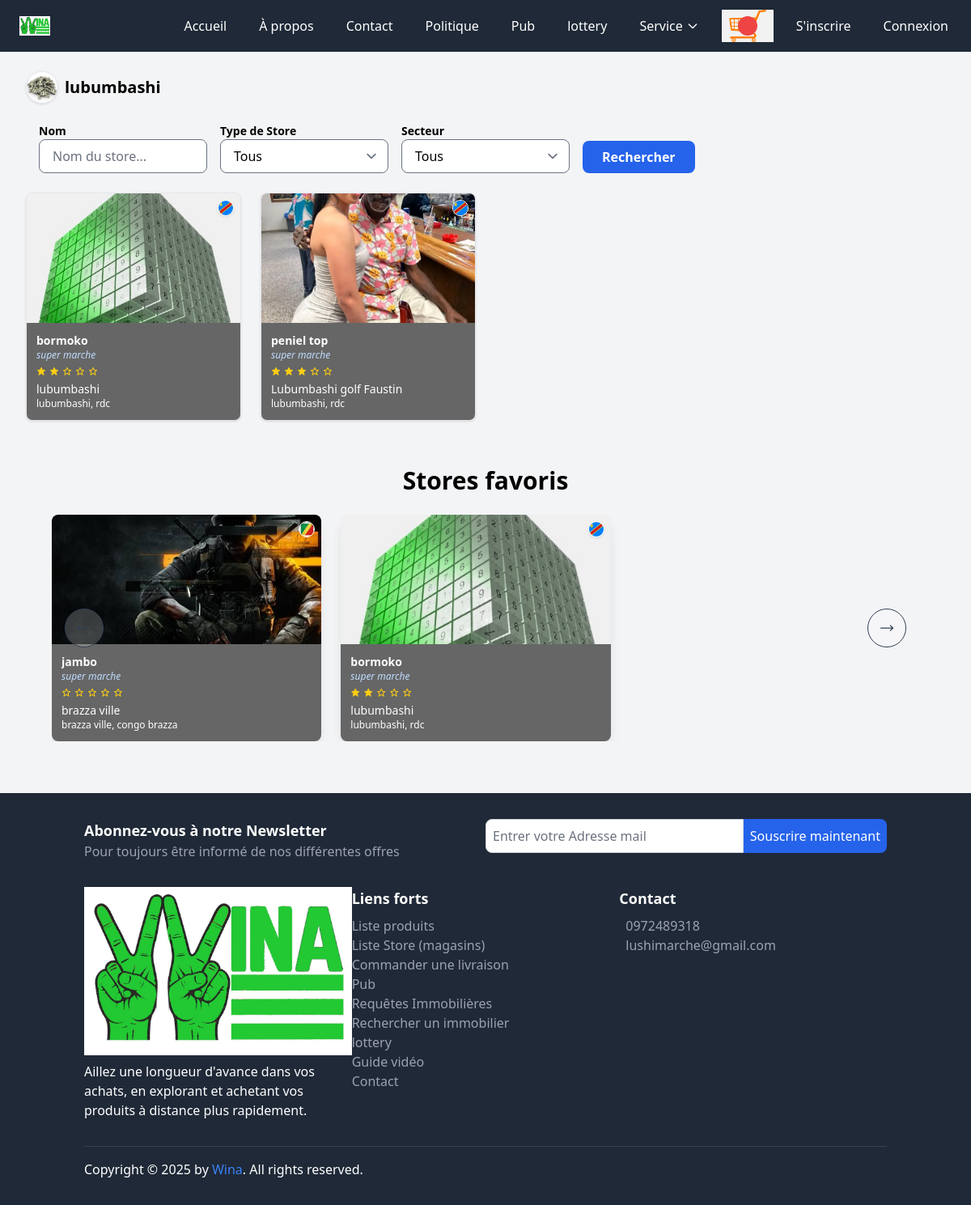
The page /stores/by-city/1/ on the database its author committed.
### core/models.py (models this page shows, shortened)
class City(models.Model):
    name = models.CharField(max_length=100)
    image = models.ImageField(upload_to='cities/')
    country = models.ForeignKey(Country, on_delete=models.CASCADE, related_name='cities')

class Store(models.Model):
    owner = models.ForeignKey(
        settings.AUTH_USER_MODEL,
        on_delete=models.CASCADE,
        related_name="stores"
    )
    name = models.CharField(max_length=255)
    slug = models.SlugField(blank=True, null=True, unique=True)
    description = models.TextField()
    adresse = models.TextField()
    thumbnail = models.ImageField(
        upload_to="img",
        null=True,
        blank=True,
        verbose_name="Image du Store"
    )
    created_at = models.DateTimeField(auto_now_add=True)
    updated_at = models.DateTimeField(auto_now=True)
    typestore = models.ForeignKey(
        Typestore,
        on_delete=models.SET_NULL,
        null=True,
        blank=True
    )
    typebusiness = models.ForeignKey(
        'TypeBusiness',
        on_delete=models.SET_NULL,
        null=True,
        blank=True,
        related_name='stores'
    )
    country = models.ForeignKey(
        Country,
        on_delete=models.SET_NULL,
        null=True,
        blank=True,
        related_name="stores"
    )
    city = models.ForeignKey(
        City,
        on_delete=models.SET_NULL,
        null=True,
        blank=True,
        related_name="stores"
    )
    apply_commission = models.BooleanField(default=True)
    favoritestore = models.BooleanField(default=False)
    is_active = models.BooleanField(default=False)
    latitude = models.DecimalField(max_digits=9, decimal_places=6, null=True, blank=True)
    longitude = models.DecimalField(max_digits=9, decimal_places=6, null=True, blank=True)
    from django.utils.text import slugify
    @property
    def average_rating(self):
        from django.db.models import Avg
        average = self.testimonials.aggregate(avg=Avg('rating'))['avg'] or 0
        return round(average / 2, 1)  # Note sur 5 étoiles

class Country(models.Model):
    name = models.CharField(max_length=100, unique=True)
    flag = models.ImageField(upload_to='flags/')

class Typestore(models.Model):
    nom = models.CharField(max_length=100)
    image = models.ImageField(upload_to="typestore_img/", blank=True, null=True)

class FeaturedStore(models.Model):
    store = models.ForeignKey(Store, on_delete=models.CASCADE, related_name='featured_entries')
    show_in_all = models.BooleanField(default=False, help_text="Afficher pour tous les pays et villes")
    country = models.ForeignKey(Country, on_delete=models.SET_NULL, null=True, blank=True)
    city = models.ForeignKey(City, on_delete=models.SET_NULL, null=True, blank=True)
    start_date = models.DateField(null=True, blank=True)
    end_date = models.DateField(null=True, blank=True)
    created_at = models.DateTimeField(auto_now_add=True)

### base/views.py (the view)
# urls.py: path('stores/by-city/<int:city_id>/', views.stores_by_city_wina, name='stores_by_city_wina'),
def stores_by_city_wina(request, city_id):
    city = get_object_or_404(City, id=city_id)
    typestore_id = request.GET.get("typestore")
    typebusiness_id = request.GET.get("typebusiness")
    name = request.GET.get("name", "").strip()
    user = request.user
    stores = Store.objects.filter(city_id=city.id, is_active=True)
    if typestore_id:
        stores = stores.filter(typestore_id=typestore_id)
    if typebusiness_id:
        stores = stores.filter(typebusiness_id=typebusiness_id)
    if name:
        stores = stores.filter(name__icontains=name)
    paginator = Paginator(stores, 6)
    page_number = request.GET.get("page")
    try:
        stores_page = paginator.page(page_number)
    except PageNotAnInteger:
        stores_page = paginator.page(1)
    except EmptyPage:
        stores_page = paginator.page(paginator.num_pages)
    if user.is_authenticated:
        featured_stores = FeaturedStore.objects.filter(
            Q(show_in_all=True) |
            Q(show_in_all=False, country=user.country) |
            Q(show_in_all=False, city=user.city)
        ).select_related('store', 'store__country', 'store__city').order_by('-created_at')
    else:
        featured_stores = FeaturedStore.objects.filter(
            show_in_all=True
        ).select_related('store', 'store__country', 'store__city').order_by('-created_at')
    context = {
        "city": city,
        "stores": stores_page,
        "selected_typestore": int(typestore_id) if typestore_id else None,
        "selected_typebusiness": int(typebusiness_id) if typebusiness_id else None,
        "search_name": name,
        "typestores": Typestore.objects.all(),
        "typebusinesses": TypeBusiness.objects.all(),
        "featured_stores": featured_stores,
    }
    return render(request, "base/stores_by_city.html", context)

### core/context_processors.py (called while the page is built)
def cart(request):
    if request.user.is_authenticated:
        cart = get_or_create_cart(request.user)
    else:
        cart = None
    return {'cart': cart}

def unread_notifications_count(request):
    if request.user.is_authenticated:
        hidden_ids = UserNotificationHide.objects.filter(user=request.user).values_list('notification_id', flat=True)
        count = Notification.objects.filter(user=request.user, is_read=False).exclude(id__in=hidden_ids).count()
        return {'unread_notifications_count': count}
    return {}

### base/templates/base/stores_by_city.html (shortened to what this page needs)
{% extends 'base.html' %}
{% load static %}
{% block content %}
<div class="max-w-7xl mx-auto px-4 sm:px-6 lg:px-8 py-6">
  <div class="flex items-center space-x-2 mb-6">
    {% if city.image %}
      <img src="{{ city.image.url }}" alt="{{ city.name }}" class="w-10 h-10 rounded-full border shadow">
    {% endif %}
    <h2 class="text-xl font-semibold">{{ city.name }}</h2>
  </div>
  <div class="px-4 mb-6 w-full">
    <form method="get" class="hidden sm:flex items-end gap-4 flex-wrap">
      <div class="flex flex-col">
        <label class="text-sm font-semibold">Nom</label>
        <input type="text" name="name" value="{{ search_name }}" placeholder="Nom du store..." class="px-4 py-2 border rounded-lg w-52">
      </div>
      <div class="flex flex-col">
        <label class="text-sm font-semibold">Type de Store</label>
        <select name="typestore" class="px-4 py-2 border rounded-lg w-52">
          <option value="">Tous</option>
        </select>
      </div>
      <div class="flex flex-col">
        <label class="text-sm font-semibold">Secteur</label>
        <select name="typebusiness" class="px-4 py-2 border rounded-lg w-52">
          <option value="">Tous</option>
        </select>
      </div>
      <div>
        <button type="submit" class="px-6 py-2 bg-blue-600 text-white rounded-lg font-semibold hover:bg-blue-700">
          Rechercher
        </button>
      </div>
    </form>
  </div>
  <div id="stores" class="grid grid-cols-1 sm:grid-cols-2 md:grid-cols-3 lg:grid-cols-4 gap-6 mt-6 mb-4">
    {% for store in stores %}
      <a href="{% url 'store_detail' store.slug %}" class="flex-shrink-0 relative border rounded-lg shadow hover:shadow-lg overflow-hidden bg-white">
        <div class="h-40 bg-cover bg-center" style="background-image: url('{% if store.thumbnail %}{{ store.thumbnail.url }}{% else %}{% static 'img/default-thumbnail.jpg' %}{% endif %}')">
          {% if store.country.flag %}
            <div class="absolute top-2 right-2">
              <img src="{{ store.country.flag.url }}" class="w-5 h-5 rounded-full border border-white shadow" alt="{{ store.country.name }}">
            </div>
          {% endif %}
        </div>
        <div class="bg-black bg-opacity-60 text-white p-3 text-sm">
          <h3 class="font-semibold truncate">{{ store.name }}</h3>
          <p class="text-xs text-blue-200 italic">{{ store.typestore.nom }}</p>
          <div class="flex items-center space-x-1 text-xs mt-1">
            {% with rating=store.average_rating|default:0 %}
              {% for i in "12345" %}
                {% if rating >= forloop.counter %}
                  <i class="bx bxs-star text-yellow-400 text-xs"></i>
                {% elif rating >= forloop.counter0|add:"0.5" %}
                  <i class="bx bxs-star-half text-yellow-400 text-xs"></i>
                {% else %}
                  <i class="bx bx-star text-yellow-400 text-xs"></i>
                {% endif %}
              {% endfor %}
            {% endwith %}
          </div>
          <p class="truncate mt-1">{{ store.adresse }}</p>
          <p class="text-xs">{{ store.city.name }}, {{ store.country.name }}</p>
        </div>
      </a>
    {% empty %}
      <p class="text-gray-500">Aucun store trouvé.</p>
    {% endfor %}
  </div>
  <section id="favorite_stores" class="pt-4 pb-10 bg-gray-100">
    <div class="max-w-7xl mx-auto px-4 sm:px-6 lg:px-8">
      <h2 class="text-3xl font-semibold mt-6 mb-6 text-center">Stores favoris</h2>
      <div class="relative w-full glide-01">
        <div class="overflow-hidden" data-glide-el="track">
          <ul class="flex gap-6">
            {% for featured in featured_stores %}
              {% with store=featured.store %}
                <li class="min-w-[250px] md:w-[calc(33.33%-24px)]">
                  <a href="{% url 'store_detail' store.slug %}" class="block bg-white rounded-lg shadow-lg hover:shadow-2xl overflow-hidden relative">
                    <div class="h-40 bg-cover bg-center" style="background-image: url('{% if store.thumbnail %}{{ store.thumbnail.url }}{% else %}{% static 'img/default-thumbnail.jpg' %}{% endif %}')">
                      {% if store.country.flag %}
                        <div class="absolute top-2 right-2">
                          <img src="{{ store.country.flag.url }}" class="w-5 h-5 rounded-full border border-white shadow" alt="{{ store.country.name }}">
                        </div>
                      {% endif %}
                    </div>
                    <div class="bg-black bg-opacity-60 text-white p-3 text-sm">
                      <h3 class="font-semibold truncate">{{ store.name }}</h3>
                      <p class="text-xs text-blue-200 italic">{{ store.typestore.nom }}</p>
                      <div class="flex items-center space-x-1 text-xs mt-1">
                        {% with rating=store.average_rating|default:0 %}
                          {% for i in "12345" %}
                            {% if rating >= forloop.counter %}
                              <i class="bx bxs-star text-yellow-400 text-xs"></i>
                            {% elif rating >= forloop.counter0|add:"0.5" %}
                              <i class="bx bxs-star-half text-yellow-400 text-xs"></i>
                            {% else %}
                              <i class="bx bx-star text-yellow-400 text-xs"></i>
                            {% endif %}
                          {% endfor %}
                        {% endwith %}
                      </div>
                      <p class="truncate mt-1">{{ store.adresse }}</p>
                      <p class="text-xs">{{ store.city.name }}, {{ store.country.name }}</p>
                    </div>
                  </a>
                </li>
              {% endwith %}
            {% endfor %}
          </ul>
        </div>
        <div class="absolute left-0 flex items-center justify-between w-full h-0 px-4 top-1/2" data-glide-el="controls">
          <button class="inline-flex items-center justify-center w-8 h-8 transition duration-300 border rounded-full lg:w-12 lg:h-12 text-slate-700 border-slate-700 hover:text-slate-900 hover:border-slate-900 bg-white/20" data-glide-dir="<">
            <svg xmlns="http://www.w3.org/2000/svg" fill="none" viewBox="0 0 24 24" stroke-width="1.5" stroke="currentColor" class="w-5 h-5">
              <path stroke-linecap="round" stroke-linejoin="round" d="M6.75 15.75L3 12m0 0l3.75-3.75M3 12h18"/>
            </svg>
          </button>
          <button class="inline-flex items-center justify-center w-8 h-8 transition duration-300 border rounded-full lg:w-12 lg:h-12 text-slate-700 border-slate-700 hover:text-slate-900 hover:border-slate-900 bg-white/20" data-glide-dir=">">
            <svg xmlns="http://www.w3.org/2000/svg" fill="none" viewBox="0 0 24 24" stroke-width="1.5" stroke="currentColor" class="w-5 h-5">
              <path stroke-linecap="round" stroke-linejoin="round" d="M17.25 8.25L21 12m0 0l-3.75 3.75M21 12H3"/>
            </svg>
          </button>
        </div>
      </div>
    </div>
  </section>
</div>
{% endblock %}

### rows shown on the page
City: image (picture), name "lubumbashi"
Store: thumbnail (picture), country.flag (picture), name "bormoko", typestore.nom "super marche", adresse "lubumbashi", city.name "lubumbashi", country.name "rdc"
Store: thumbnail (picture), country.flag (picture), name "peniel top", typestore.nom "super marche", adresse "Lubumbashi golf Faustin", city.name "lubumbashi", country.name "rdc"
FeaturedStore: thumbnail (picture), store.country.flag (picture), store.name "jambo", store.typestore.nom "super marche", store.adresse "brazza ville", store.city.name "brazza ville", store.country.name "congo brazza"
FeaturedStore: thumbnail (picture), store.country.flag (picture), store.name "bormoko", store.typestore.nom "super marche", store.adresse "lubumbashi", store.city.name "lubumbashi", store.country.name "rdc"
